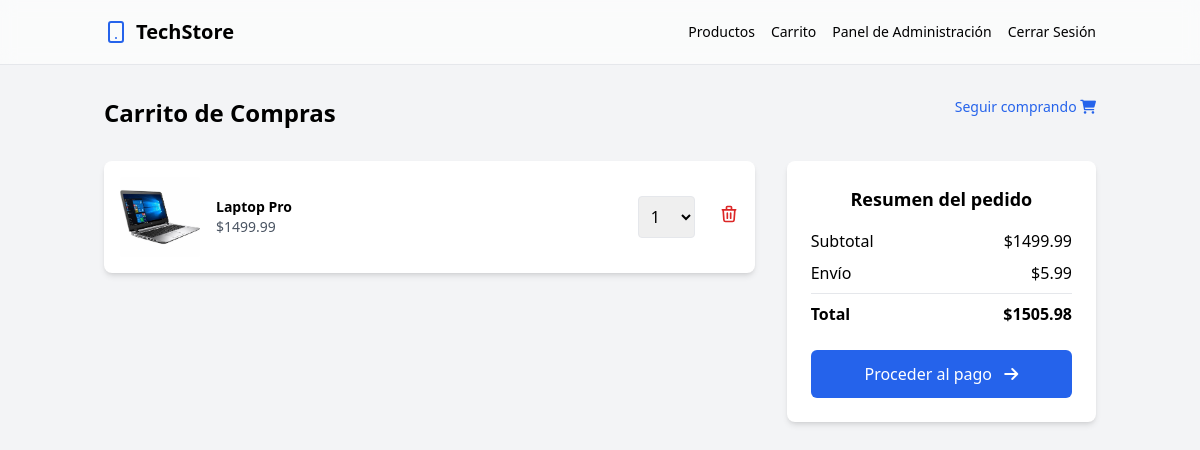
The page /carrito/ver/ (signed in) on the database its author committed.
### carrito_app/models.py (models this page shows, shortened)
class CartItem(models.Model):
    carrito = models.ForeignKey(Cart, related_name='items', on_delete=models.CASCADE)
    producto = models.ForeignKey(Product, on_delete=models.CASCADE)
    cantidad = models.PositiveIntegerField(default=1)

### catalogo_app/models.py (models this page shows, shortened)
class Product(models.Model):
    nombre = models.CharField(max_length=200)
    descripcion = models.TextField()
    precio = models.DecimalField(max_digits=10, decimal_places=2)
    stock = models.PositiveIntegerField()
    categoria = models.ForeignKey(Category, on_delete=models.CASCADE)
    imagen = models.ImageField(upload_to='products/', blank=True, null=True)

### carrito_app/views.py (the view)
# urls.py: path('ver/', views.ver_carrito, name='ver_carrito'),
@login_required
def ver_carrito(request):
    carrito, created = Cart.objects.get_or_create(user=request.user)
    items = carrito.items.all().select_related('producto')
    subtotal = sum(item.producto.precio * item.cantidad for item in items)
    envio = Decimal('5.99') if subtotal > 0 else Decimal('0')
    total = subtotal + envio
    context = {
        'carrito': carrito,
        'items': items,
        'subtotal': subtotal,
        'envio': envio,
        'total': total
    }
    return render(request, 'carrito_app/ver_carrito.html', context)

### carrito_app/templates/carrito_app/ver_carrito.html (shortened to what this page needs)
{% load static %}
<!DOCTYPE html>
<html lang="es">
    <head>
        <link href="https://cdnjs.cloudflare.com/ajax/libs/font-awesome/6.0.0-beta3/css/all.min.css"
              rel="stylesheet">
        <script src="https://cdn.tailwindcss.com"></script>
    </head>
    <body>
        {% include 'nav.html' %}
        <div class="container mx-auto px-4 py-8">
            <div class="flex justify-between">
                <h1 class="text-2xl font-bold mb-8">Carrito de Compras</h1>
                <a href="{% url 'catalogo' %}"
                   class="text-blue-600 text-sm hidden sm:block">
                    Seguir comprando
                    <i class="fa-solid fa-cart-shopping"></i>
                </a>
            </div>
            {% if items %}
                <div class="grid grid-cols-1 lg:grid-cols-3 gap-8">
                    <div class="lg:col-span-2">
                        {% for item in items %}
                            <div class="bg-white rounded-lg shadow-md p-4 mb-4 flex items-center justify-between">
                                {% if item.producto.imagen %}
                                    <img src="{{ item.producto.imagen.url }}"
                                         alt="{{ item.producto.nombre }}"
                                         class="w-20 h-20 object-cover rounded">
                                {% endif %}
                                <div class="flex-grow ml-4">
                                    <p class="font-semibold text-sm">{{ item.producto.nombre }}</p>
                                    <p class="text-gray-600 text-sm">${{ item.producto.precio }}</p>
                                </div>
                                <div class="flex items-center">
                                    <form method="POST"
                                          action="{% url 'actualizar_cantidad' item.id %}"
                                          class="flex items-center">
                                        <select name="cantidad"
                                                onchange="this.form.submit()"
                                                class="rounded border p-2 mr-2">
                                            {% for i in "x"|rjust:item.producto.stock %}
                                                <option value="{{ forloop.counter }}"
                                                        {% if item.cantidad == forloop.counter %}selected{% endif %}>
                                                    {{ forloop.counter }}
                                                </option>
                                            {% endfor %}
                                        </select>
                                    </form>
                                    <form method="POST"
                                          action="{% url 'eliminar_del_carrito' item.id %}"
                                          class="ml-4">
                                        <button type="submit" class="text-red-600 hover:text-red-800">
                                            <svg class="w-5 h-5" fill="none" stroke="currentColor" viewBox="0 0 24 24">
                                                <path stroke-linecap="round" stroke-linejoin="round" stroke-width="2" d="M19 7l-.867 12.142A2 2 0 0116.138 21H7.862a2 2 0 01-1.995-1.858L5 7m5 4v6m4-6v6m1-10V4a1 1 0 00-1-1h-4a1 1 0 00-1 1v3M4 7h16" />
                                            </svg>
                                        </button>
                                    </form>
                                </div>
                            </div>
                        {% endfor %}
                    </div>
                    <div class="lg:col-span-1">
                        <div class="bg-white rounded-lg shadow-md p-6 sticky top-4 text-center">
                            <h2 class="text-lg font-semibold mb-4">Resumen del pedido</h2>
                            <div class="space-y-2">
                                <div class="flex justify-between">
                                    <span>Subtotal</span>
                                    <span>${{ subtotal }}</span>
                                </div>
                                <div class="flex justify-between">
                                    <span>Envío</span>
                                    <span>${{ envio }}</span>
                                </div>
                                <div class="border-t pt-2 mt-2">
                                    <div class="flex justify-between font-semibold">
                                        <span>Total</span>
                                        <span>${{ total }}</span>
                                    </div>
                                </div>
                            </div>
                            <form method="POST" action="{% url 'crear_orden' %}" class="mt-6">
                                <button type="submit"
                                        class="w-full bg-blue-600 text-white py-3 px-6 rounded-md hover:bg-blue-700 focus:outline-none focus:ring-2 focus:ring-blue-500 focus:ring-offset-2 transition duration-150 ease-in-out transform hover:scale-105 mb-5 sm:mb-0">
                                    Proceder al pago
                                    <i class="fas fa-arrow-right ml-2"></i>
                                </button>
                            </form>
                        </div>
                    </div>
                </div>
            {% endif %}
        </div>
    </body>
</html>

### rows shown on the page
CartItem: producto.imagen (picture), producto.nombre "Laptop Pro", producto.precio "1499.99", cantidad "1"

### other values the page prints
{{ subtotal }} "1499.99"
{{ envio }} "5.99"
{{ total }} "1505.98"
